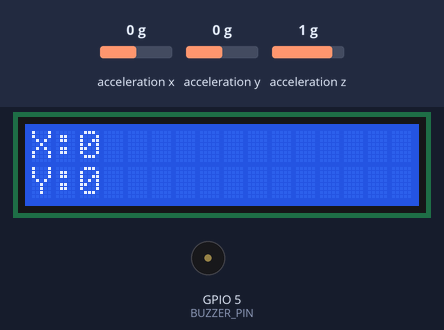
Recording of a sketch running on a simulated ESP32. Parts: 16×2 character LCD, buzzer (waves = sounding). Wiring (from diagram.json): MPU-6050 motion sensor at I2C address 0x68. The test bench sets the inputs (shaded band); at power-on: acceleration x 0 g, acceleration y 0 g, acceleration z 1 g. What the sketch prints to the serial monitor is not drawn.

Above: at 3.7 s.
3.8 s: acceleration x set to -0.8 g
At 4.6 s:
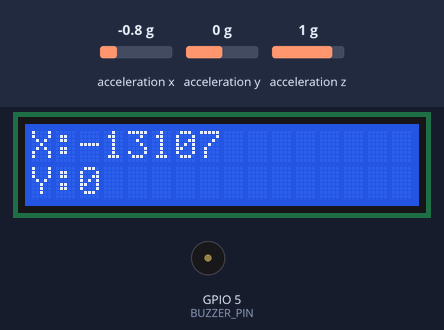
5.5 s: acceleration x set to -1.1 g
At 6.3 s:
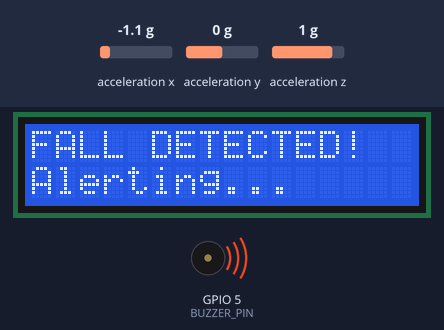
7.0 s: acceleration x set to 0.8 g
At 8.4 s:
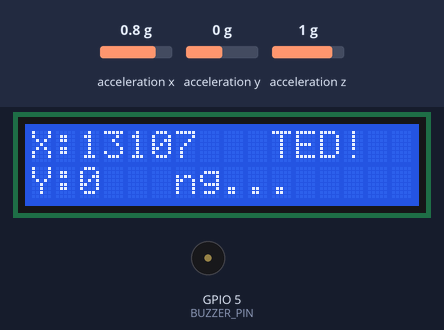
9.5 s: acceleration y set to -0.8 g
At 9.9 s:
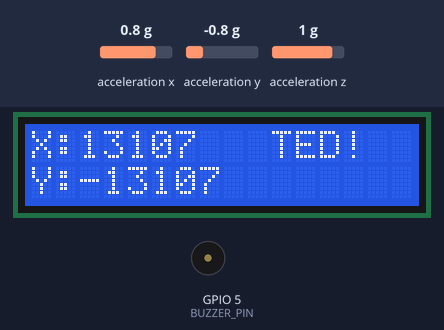
11.1 s: acceleration x set to -0.8 g
At 11.4 s:
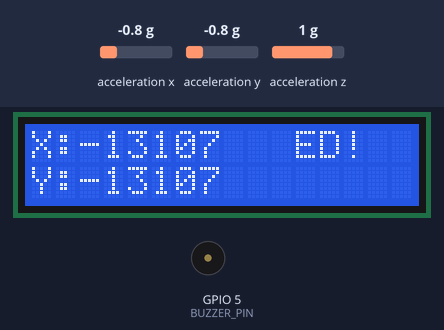
12.6 s: acceleration x set to -1.4 g
At 13.2 s:
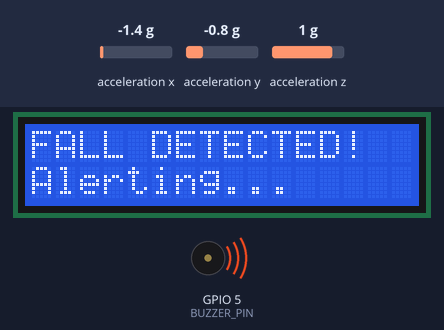
Timing chart, 0 to 15.1 s (numbered marks = the images above; inputs shaded):
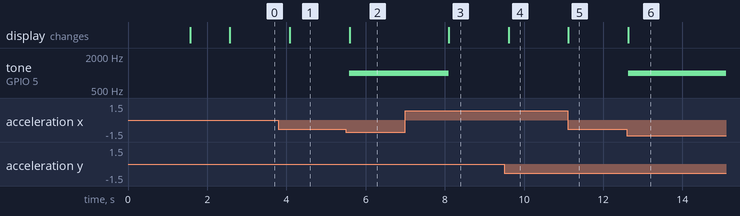

The sketch:

esp32-http-server.ino
```cpp
#include <Wire.h>
#include <LiquidCrystal.h>

#define MPU_ADDR 0x68
#define BUZZER_PIN 5

// LCD pins: RS, E, D4, D5, D6, D7
LiquidCrystal lcd(14, 27, 26, 25, 33, 32);

int16_t AccX, AccY, AccZ;

void setup() {
  Serial.begin(115200);
  Wire.begin(21, 22);   // I2C for MPU6050

  pinMode(BUZZER_PIN, OUTPUT);

  // Initialize LCD
  lcd.begin(16, 2);
  lcd.print("System Starting");
  delay(1500);
  lcd.clear();

  // Wake up MPU6050
  Wire.beginTransmission(MPU_ADDR);
  Wire.write(0x6B);
  Wire.write(0);
  Wire.endTransmission(true);

  lcd.print("MPU Ready");
  delay(1000);
  lcd.clear();
}

void loop() {

  // Read accelerometer data
  Wire.beginTransmission(MPU_ADDR);
  Wire.write(0x3B);
  Wire.endTransmission(false);
  Wire.requestFrom(MPU_ADDR, 6, true);

  AccX = Wire.read() << 8 | Wire.read();
  AccY = Wire.read() << 8 | Wire.read();
  AccZ = Wire.read() << 8 | Wire.read();

  Serial.print("X: "); Serial.print(AccX);
  Serial.print(" Y: "); Serial.print(AccY);
  Serial.print(" Z: "); Serial.println(AccZ);

  // Display values
  lcd.setCursor(0, 0);
  lcd.print("X:");
  lcd.print(AccX);
  lcd.print("   ");

  lcd.setCursor(0, 1);
  lcd.print("Y:");
  lcd.print(AccY);
  lcd.print("   ");

  // Fall detection condition
  if (abs(AccX) > 15000 || abs(AccY) > 15000) {

    tone(BUZZER_PIN, 1000);

    lcd.clear();
    lcd.setCursor(0, 0);
    lcd.print("FALL DETECTED!");
    lcd.setCursor(0, 1);
    lcd.print("Alerting...");

    delay(2000);  // show alert for 2 seconds
  }
  else {
    noTone(BUZZER_PIN);
  }

  delay(500);
}
```

Measured:
- the behaviour switches between -0.9 and -1 g on acceleration x (found by bisection; images 1 and 2)
- after the input at 3.8 s, the display: changes after 0.28 s (image 1)
- after the input at 5.5 s, tone on GPIO 5 (BUZZER_PIN): silent → 1000 Hz after 0.09 s; the display: changes after 0.10 s (image 2)
- after the input at 7.0 s, tone on GPIO 5 (BUZZER_PIN): 1000 Hz → silent after 1.1 s; the display: changes after 1.1 s (image 3)
- after the input at 9.5 s, the display: changes after 0.11 s (image 4)
- after the input at 11.1 s, the display: changes at once (image 5)
- after the input at 12.6 s, tone on GPIO 5 (BUZZER_PIN): silent → 1000 Hz at once; the display: changes at once (image 6)
